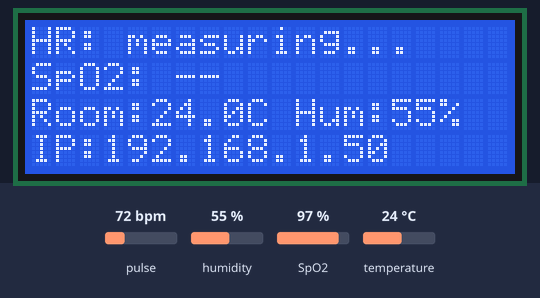
A sketch run on a simulated ESP32. On the bench: 20×4 character LCD. The inputs (shaded band) are chosen by the test bench; at power-on: pulse 72 bpm, SpO2 97 %, humidity 55 %, temperature 24 °C. WiFi joins after 1.5 s; servers stay silent unless stated; what the sketch prints to the serial monitor is not drawn.

Above: at 3.3 s.
3.4 s: pulse set to 60 bpm
At 4.7 s:
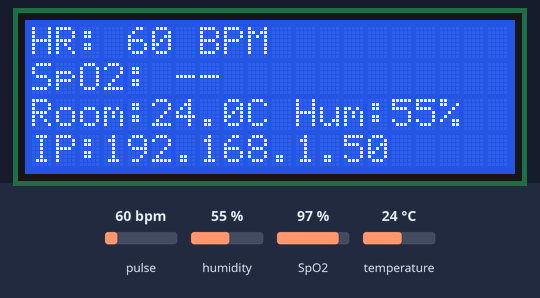
9.4 s: pulse set to 56 bpm
At 18.0 s:
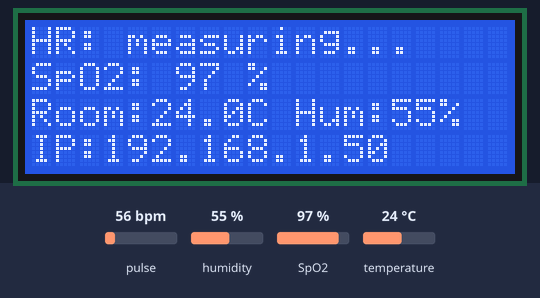
18.1 s: SpO2 set to 100 %
22.3 s: humidity set to 22 %
At 25.1 s:
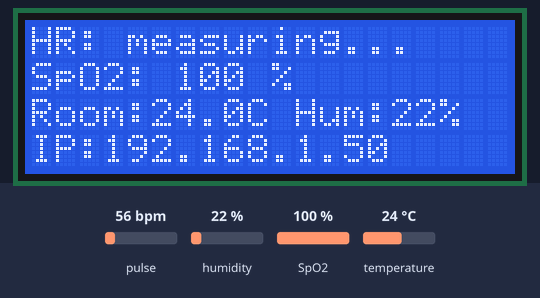
25.4 s: temperature set to 12 °C
At 27.4 s:
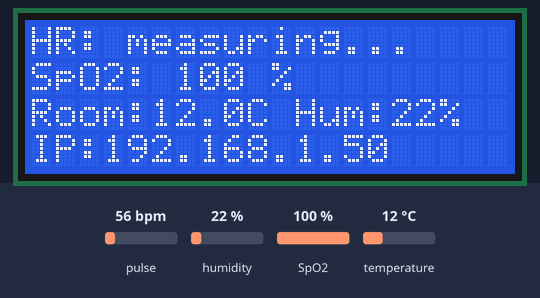
28.0 s: SpO2 set to 95 %
At 33.0 s:
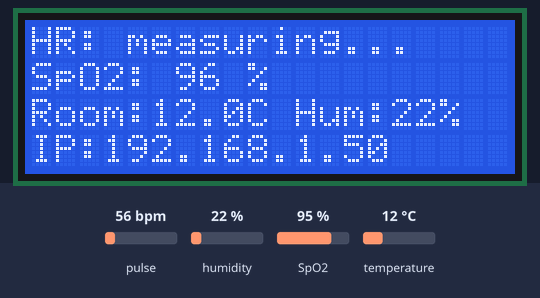
Timing chart, 0 to 34.5 s (numbered marks = the images above; inputs shaded):
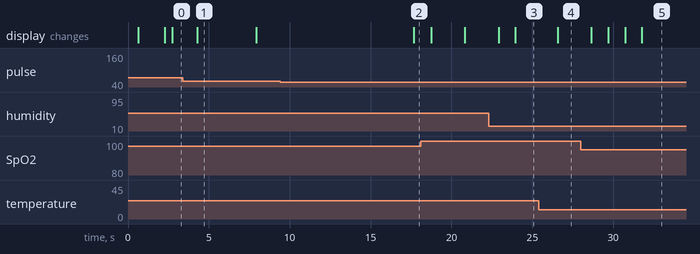

Measured:
- the behaviour switches between 59 and 58 bpm on pulse (found by bisection; images 1 and 2)
- after the input at 9.4 s, the display: changes after 8.3 s (image 2)
- after the input at 22.3 s, the display: first changes after 0.61 s (image 3 shows a later state)
- after the input at 25.4 s, the display: changes after 1.2 s (image 4)
- after the input at 28.0 s, the display: first changes after 0.65 s (image 5 shows a later state)
- what the display in image 1 shows lasts 3.6 s, from 4.3 s to 7.9 s

The sketch:

Patient_Health_Monitor.ino
```cpp
#include <WiFi.h>
#include <WebServer.h>
#include <Wire.h>
#include <math.h>
#include <DHT.h>
#include <MAX30105.h>
#include <spo2_algorithm.h>
#include "heartRate.h"
#include <hd44780.h>
#include <hd44780ioClass/hd44780_I2Cexp.h>

#include "dashboard_page.h"

// =========================
// WiFi
// =========================
const char* WIFI_SSID = "DES";
const char* WIFI_PASSWORD = "88888888";

// =========================
// I2C pins
// =========================
static const int I2C_SDA_PIN = 21;
static const int I2C_SCL_PIN = 22;

// =========================
// DHT11
// =========================
#define DHT_PIN 4
#define DHT_TYPE DHT11

DHT dht(DHT_PIN, DHT_TYPE);

// =========================
// LCD (20x4, I2C backpack, shares SDA 21 / SCL 22)
// =========================
static const uint8_t LCD_COLS = 20;
static const uint8_t LCD_ROWS = 4;
static const unsigned long LCD_UPDATE_MS = 500;

hd44780_I2Cexp lcd;               // finds the I2C address automatically
bool lcdOk = false;
unsigned long lastLcdMs = 0;
char lcdCache[LCD_ROWS][LCD_COLS + 1];   // remembers what each row shows

// =========================
// Timing
// =========================
static const uint16_t SLOW_SENSOR_MS = 2000;

// =========================
// MAX30102
// =========================
static const long FINGER_IR_THRESHOLD = 50000;
static const int32_t SPO2_BUFFER_LENGTH = 100;

// New readings are calculated every SPO2_SHIFT_SAMPLES new samples.
// At 25 samples/second: 25 = every 1.0 s, 12 = every ~0.5 s
static const int32_t SPO2_SHIFT_SAMPLES = 12;

// How long the finger must be gone before the readings reset
static const unsigned long FINGER_LOST_MS = 1500;

// If no valid reading arrives for this long, go back to "measuring"
static const unsigned long READING_STALE_MS = 8000;

// Smoothing: higher = reacts faster, lower = steadier (0.0 - 1.0)
static const float HR_SMOOTHING = 0.2f;

// How often the displayed heart rate is allowed to change
static const unsigned long HR_DISPLAY_INTERVAL_MS = 2000;   // 2 seconds
static const float SPO2_SMOOTHING = 0.20f;

// A sudden jump bigger than this (BPM) is treated as an outlier
// unless it repeats OUTLIER_ACCEPT_COUNT times in a row
static const int HR_OUTLIER_JUMP = 3;
static const int OUTLIER_ACCEPT_COUNT = 3;

// The heart rate (smoothed value AND the number on the LCD/dashboard)
// is never allowed to move by more than this many BPM in one step
static const int HR_MAX_STEP = 3;

// Number of first readings collected before the first value is shown
static const byte HR_WARMUP_COUNT = 2;

// =========================
// Web server
// =========================
WebServer server(80);

// =========================
// MAX30102 object
// =========================
MAX30105 particleSensor;

// =========================
// Sensor status
// =========================
bool maxOk = false;

// =========================
// Timing variables
// =========================
unsigned long lastSlowMs = 0;
unsigned long lastDebugMs = 0;
unsigned long lastFingerSeenMs = 0;
unsigned long lastValidHrMs = 0;
unsigned long lastValidSpo2Ms = 0;
unsigned long lastBeatMs = 0;
unsigned long lastHrDisplayMs = 0;

// =========================
// DHT11 readings
// =========================
float roomTempC = 0.0f;
float roomHumidity = 0.0f;

// =========================
// Live readings shown on the dashboard (-1 = no reading yet)
// =========================
int spo2Pct = -1;
int heartRateBpm = -1;

bool fingerDetected = false;

// Smoothed values
float hrSmooth = 0.0f;
bool hrHave = false;
int hrOutlierCount = 0;
int hrWarm[HR_WARMUP_COUNT];
byte hrWarmN = 0;

float spo2Smooth = 0.0f;
bool spo2Have = false;

// =========================
// MAX30102 algorithm buffers
// =========================
uint32_t irBuffer[100];
uint32_t redBuffer[100];

int32_t spo2 = 0;
int8_t validSPO2 = 0;

int32_t maximHeartRate = 0;
int8_t validMaximHeartRate = 0;

byte sampleIndex = 0;
bool bufferFilled = false;

// =========================
// JSON buffer
// =========================
char jsonBuffer[400];

// ============================================================
// Reset readings so a new finger starts fresh
// ============================================================
void resetReadings() {

  heartRateBpm = -1;
  spo2Pct = -1;

  hrHave = false;
  spo2Have = false;
  hrOutlierCount = 0;
  hrWarmN = 0;
  lastBeatMs = 0;

  // Throw away stale samples and refill the buffer
  sampleIndex = 0;
  bufferFilled = false;

  validSPO2 = 0;
  validMaximHeartRate = 0;
}

// ============================================================
// Shift MAX30102 buffers
// ============================================================
void shiftBuffers() {

  for (byte i = SPO2_SHIFT_SAMPLES;
       i < SPO2_BUFFER_LENGTH;
       i++) {

    redBuffer[i - SPO2_SHIFT_SAMPLES] = redBuffer[i];
    irBuffer[i - SPO2_SHIFT_SAMPLES] = irBuffer[i];
  }

  sampleIndex = SPO2_BUFFER_LENGTH - SPO2_SHIFT_SAMPLES;
}

// ============================================================
// Feed a new heart-rate value into the live display
// ============================================================
void updateLiveHeartRate(int newBpm) {

  const unsigned long now = millis();

  // First readings: collect a few and start from their median,
  // so one bad first interval cannot become the starting point
  if (!hrHave) {

    hrWarm[hrWarmN++] = newBpm;

    if (hrWarmN < HR_WARMUP_COUNT) {
      return;
    }

    // Median of the three warm-up readings
    int a = hrWarm[0], b = hrWarm[1], c = hrWarm[2];
    int med = max(min(a, b), min(max(a, b), c));

    hrSmooth = med;
    hrHave = true;
    hrWarmN = 0;
    hrOutlierCount = 0;
    lastValidHrMs = now;
    lastHrDisplayMs = now;
    heartRateBpm = med;
    return;
  }

  const float diff = newBpm - hrSmooth;

  // A reading far from the current value is treated as an outlier
  if (fabsf(diff) > HR_OUTLIER_JUMP) {

    hrOutlierCount++;

    if (hrOutlierCount < OUTLIER_ACCEPT_COUNT) {
      return;
    }

    // The change keeps repeating, so it is real. Follow it,
    // but only by HR_MAX_STEP at a time (never a sudden jump)
    hrSmooth += constrain(diff, -(float)HR_MAX_STEP, (float)HR_MAX_STEP);

    // Stay one short of the limit so the next repeated reading
    // takes another step straight away
    hrOutlierCount = OUTLIER_ACCEPT_COUNT - 1;

  } else {

    hrOutlierCount = 0;

    // Smooth gently so the value moves like a watch does
    hrSmooth = hrSmooth + HR_SMOOTHING * diff;
  }

  lastValidHrMs = now;

  // Only change the number on the dashboard every HR_DISPLAY_INTERVAL_MS,
  // and by no more than HR_MAX_STEP each time
  if (heartRateBpm < 0 || now - lastHrDisplayMs >= HR_DISPLAY_INTERVAL_MS) {

    const int target = (int)(hrSmooth + 0.5f);

    if (heartRateBpm < 0) {
      heartRateBpm = target;
    } else {
      heartRateBpm += constrain(target - heartRateBpm, -HR_MAX_STEP, HR_MAX_STEP);
    }

    lastHrDisplayMs = now;
  }
}

// ============================================================
// Feed a new SpO2 value into the live display
// ============================================================
void updateLiveSpO2(int newSpo2) {

  if (!spo2Have) {
    spo2Smooth = newSpo2;
    spo2Have = true;
  } else {
    spo2Smooth = spo2Smooth + SPO2_SMOOTHING * (newSpo2 - spo2Smooth);
  }

  lastValidSpo2Ms = millis();
  spo2Pct = (int)(spo2Smooth + 0.5f);
}

// ============================================================
// Calculate SpO2 and heart rate from the current buffer
// ============================================================
void calculateVitals() {

  maxim_heart_rate_and_oxygen_saturation(
    irBuffer,
    SPO2_BUFFER_LENGTH,
    redBuffer,
    &spo2,
    &validSPO2,
    &maximHeartRate,
    &validMaximHeartRate
  );

  if (!fingerDetected) {
    return;
  }


  if (validSPO2 &&
      spo2 >= 92 &&
      spo2 <= 100) {

    updateLiveSpO2((int)spo2);
  }

  // If good readings stop arriving, drop back to "measuring"
  const unsigned long now = millis();

  if (hrHave && now - lastValidHrMs > READING_STALE_MS) {
    hrHave = false;
    hrWarmN = 0;
    heartRateBpm = -1;
  }

  if (spo2Have && now - lastValidSpo2Ms > READING_STALE_MS) {
    spo2Have = false;
    spo2Pct = -1;
  }
}

// ============================================================
// Read MAX30102
// ============================================================
void updateMax30102() {

  if (!maxOk) {
    return;
  }

  particleSensor.check();

  while (particleSensor.available()) {

    const uint32_t irValue = particleSensor.getIR();
    const uint32_t redValue = particleSensor.getRed();

    particleSensor.nextSample();

    // -------------------------
    // Finger detection
    // -------------------------
    if (irValue >= FINGER_IR_THRESHOLD) {

      fingerDetected = true;
      lastFingerSeenMs = millis();

    } else if (fingerDetected &&
               millis() - lastFingerSeenMs > FINGER_LOST_MS) {

      fingerDetected = false;
      resetReadings();
      Serial.println("Finger removed, readings reset.");
    }

    // Ignore samples while there is no finger
    if (!fingerDetected) {
      yield();
      server.handleClient();
      continue;
    }

    // Beat detection runs on every sample (100/second)
    if (checkForBeat(irValue)) {

      const unsigned long now = millis();

      if (lastBeatMs != 0) {
        float bpm = 60000.0f / (now - lastBeatMs);   // time between beats -> BPM

        if (bpm >= 58 && bpm <= 160) {
          updateLiveHeartRate((int)(bpm + 0.5f));
        }
      }

      lastBeatMs = now;
    }

    // The SpO2 algorithm expects 25 samples/second, so only pass on every 4th sample
    static byte skip = 0;
    if (++skip < 4) {
      yield();
      server.handleClient();
      continue;
    }
    skip = 0;

    // -------------------------
    // Fill initial buffer
    // -------------------------
    if (!bufferFilled) {

      redBuffer[sampleIndex] = redValue;
      irBuffer[sampleIndex] = irValue;

      sampleIndex++;

      if (sampleIndex >= SPO2_BUFFER_LENGTH) {

        bufferFilled = true;

        calculateVitals();

        sampleIndex =
          SPO2_BUFFER_LENGTH - SPO2_SHIFT_SAMPLES;

        server.handleClient();
      }
    }

    // -------------------------
    // Continuous operation
    // -------------------------
    else {

      redBuffer[sampleIndex] = redValue;
      irBuffer[sampleIndex] = irValue;

      sampleIndex++;

      if (sampleIndex >= SPO2_BUFFER_LENGTH) {

        shiftBuffers();

        calculateVitals();

        server.handleClient();
      }
    }

    yield();

    server.handleClient();
  }
}

// ============================================================
// Read DHT11
// ============================================================
void updateDHT11() {

  const unsigned long now = millis();

  if (now - lastSlowMs < SLOW_SENSOR_MS) {
    return;
  }

  lastSlowMs = now;

  float temperature = dht.readTemperature();
  float humidity = dht.readHumidity();

  // Check for failed DHT11 reading
  if (!isnan(temperature)) {
    roomTempC = temperature;
  }

  if (!isnan(humidity)) {
    roomHumidity = humidity;
  }

  // Debug information
  if (now - lastDebugMs >= 2000) {

    lastDebugMs = now;

    Serial.printf(
      "Temperature: %.1f C  Humidity: %.1f%%  "
      "SpO2: %d%%  Heart Rate: %d BPM  Finger: %s\n",

      roomTempC,
      roomHumidity,
      spo2Pct,
      heartRateBpm,
      fingerDetected ? "yes" : "no"
    );
  }
}

// ============================================================
// Write one row of the LCD (only if the text changed)
// ============================================================
void lcdShowLine(uint8_t row, const char* text) {

  if (!lcdOk || row >= LCD_ROWS) {
    return;
  }

  // Pad with spaces to 20 characters so old text is erased
  char padded[LCD_COLS + 1];
  snprintf(padded, sizeof(padded), "%-*s", LCD_COLS, text);

  // Skip the write if this row already shows the same text
  if (strcmp(padded, lcdCache[row]) == 0) {
    return;
  }

  strcpy(lcdCache[row], padded);

  lcd.setCursor(0, row);
  lcd.print(padded);
}

// ============================================================
// Update the LCD with the latest readings
// ============================================================
void updateLcd() {

  if (!lcdOk) {
    return;
  }

  const unsigned long now = millis();

  if (now - lastLcdMs < LCD_UPDATE_MS) {
    return;
  }

  lastLcdMs = now;

  char text[32];

  // Row 0: heart rate
  if (!fingerDetected) {
    lcdShowLine(0, "HR: place finger");
  } else if (heartRateBpm > 0) {
    snprintf(text, sizeof(text), "HR: %d BPM", heartRateBpm);
    lcdShowLine(0, text);
  } else {
    lcdShowLine(0, "HR: measuring...");
  }

  // Row 1: SpO2
  if (spo2Pct > 0) {
    snprintf(text, sizeof(text), "SpO2: %d %%", spo2Pct);
    lcdShowLine(1, text);
  } else {
    lcdShowLine(1, "SpO2: --");
  }

  // Row 2: room temperature and humidity
  snprintf(text, sizeof(text), "Room:%.1fC Hum:%.0f%%", roomTempC, roomHumidity);
  lcdShowLine(2, text);

  // Row 3: WiFi status / IP address
  if (WiFi.status() == WL_CONNECTED) {
    snprintf(text, sizeof(text), "IP:%s", WiFi.localIP().toString().c_str());
  } else {
    snprintf(text, sizeof(text), "WiFi: not connected");
  }
  lcdShowLine(3, text);
}

// ============================================================
// Dashboard
// ============================================================
void handleRoot() {

  server.send_P(
    200,
    "text/html",
    DASHBOARD_PAGE
  );
}

// ============================================================
// Vitals API
// ============================================================
void handleVitalsApi() {

  snprintf(
    jsonBuffer,
    sizeof(jsonBuffer),

    "{\"roomT\":%.1f,"
    "\"hum\":%.1f,"
    "\"spo2\":%d,"
    "\"heartRate\":%d,"
    "\"spo2Valid\":%d,"
    "\"finger\":%d,"
    "\"measuring\":%d,"
    "\"max\":%d}",

    roomTempC,
    roomHumidity,
    spo2Pct,
    heartRateBpm,

    (spo2Pct > 0) ? 1 : 0,

    fingerDetected ? 1 : 0,

    (fingerDetected && heartRateBpm < 0) ? 1 : 0,

    maxOk ? 1 : 0
  );

  server.sendHeader(
    "Cache-Control",
    "no-cache"
  );

  server.send(
    200,
    "application/json",
    jsonBuffer
  );
}

// ============================================================
// WiFi setup
// ============================================================
void setupWiFi() {

  WiFi.mode(WIFI_STA);

  WiFi.begin(
    WIFI_SSID,
    WIFI_PASSWORD
  );

  Serial.print(
    F("Connecting to WiFi")
  );

  uint8_t attempts = 0;

  while (
    WiFi.status() != WL_CONNECTED &&
    attempts < 40
  ) {

    delay(500);

    Serial.print('.');

    attempts++;
  }

  Serial.println();

  if (WiFi.status() != WL_CONNECTED) {

    Serial.println(
      F("WiFi failed.")
    );

    return;
  }

  Serial.print(
    F("Open: http://")
  );

  Serial.println(
    WiFi.localIP()
  );
}

// ============================================================
// SETUP
// ============================================================
void setup() {

  Serial.begin(115200);

  delay(500);

  // -------------------------
  // I2C
  // -------------------------
  Wire.begin(
    I2C_SDA_PIN,
    I2C_SCL_PIN
  );

  // -------------------------
  // LCD
  // -------------------------
  if (lcd.begin(LCD_COLS, LCD_ROWS) == 0) {

    lcdOk = true;

    lcd.clear();
    lcdShowLine(0, "Health Monitor");
    lcdShowLine(1, "Starting...");

    Serial.println(F("LCD OK"));

  } else {

    Serial.println(F("LCD not found"));
  }

  // -------------------------
  // DHT11
  // -------------------------
  dht.begin();

  Serial.println(
    F("DHT11 initialized")
  );

  // -------------------------
  // MAX30102
  // -------------------------
  maxOk = particleSensor.begin(
    Wire,
    I2C_SPEED_STANDARD
  );

  if (maxOk) {

    particleSensor.setup(
      30,     // LED brightness
      1,      // sample average
      2,      // LED mode
      100,    // sample rate
      411,    // pulse width
      4096    // ADC range
    );

    particleSensor.setPulseAmplitudeGreen(0);

    Serial.println(
      F("MAX30102 OK")
    );

  } else {

    Serial.println(
      F("MAX30102 not found")
    );
  }

  // -------------------------
  // WiFi
  // -------------------------
  lcdShowLine(1, "Sensors ready");
  lcdShowLine(2, "Connecting WiFi...");
  setupWiFi();
  lcdShowLine(2, "");

  // -------------------------
  // Web server
  // -------------------------
  server.on(
    "/",
    handleRoot
  );

  server.on(
    "/api/vitals",
    handleVitalsApi
  );

  server.begin();

  Serial.println(
    F("Patient Health Monitor ready")
  );
}

// ============================================================
// LOOP
// ============================================================
void loop() {

  server.handleClient();     // harmless when WiFi is offline

  // Sensors and LCD run whether or not WiFi is connected
  updateMax30102();

  updateDHT11();

  updateLcd();

  yield();
}
```

Source omitted: dashboard_page.h (15372 bytes)
